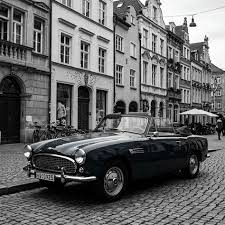
#> input picture Experiments/ImageProcessingTestBench/p9.jpeg, 225 x 225 px
$ python python9.py
#> lines starting #> are read from the running program, lines starting #| are printed output that depends on the picture; after the words box and inside, x2 and y2 are one past the last pixel; in counts of white or black regions, pixels touching at a corner belong together
import cv2
import numpy as np
import matplotlib.pyplot as plt
import tkinter as tk
from tkinter import filedialog

# 1. Open local file picker
root = tk.Tk()
root.withdraw()
print("Select your image for the Test Bench (e.g., the car or the mandrill)...")
image_path = filedialog.askopenfilename(title="Select Image",
                                        filetypes=[("Image files", "*.png *.jpg *.jpeg")])
#> the answer given: p9.jpeg

if not image_path:
    print("No file selected! Exiting...")
else:
    # Load original image
    img = cv2.imread(image_path)
#> img is the input picture: shape (225, 225, 3); mean B, G, R 102.8, 102.5, 102.2
    if img is None:
        print("Error: Could not load image.")
    else:
        # Standardize for the bench
        img = cv2.resize(img, (400, 400))
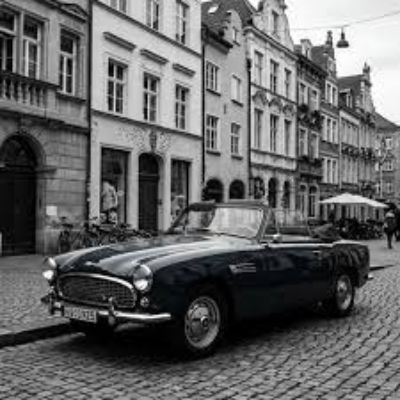
#> img: shape (400, 400, 3); mean B, G, R 102.7, 102.4, 102.1
        gray = cv2.cvtColor(img, cv2.COLOR_BGR2GRAY)

        # --- THE PIPELINE (Test Bench) ---

        # PIPIELINE STEP 1: Enhancement
        # Histogram Equalization to bring out details
        enhanced = cv2.equalizeHist(gray)
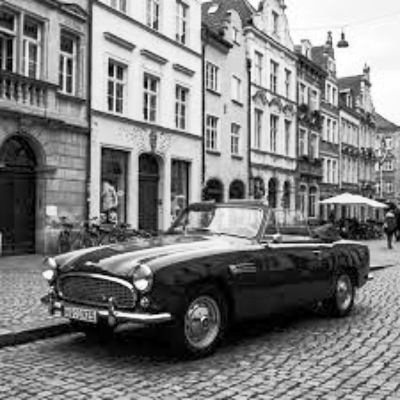
#> enhanced: shape (400, 400); min 0, max 255, mean 127.1

        # PIPELINE STEP 2: Neighbourhood Operation
        # Median Blur to remove any salt-and-pepper noise
        denoised = cv2.medianBlur(enhanced, 5)
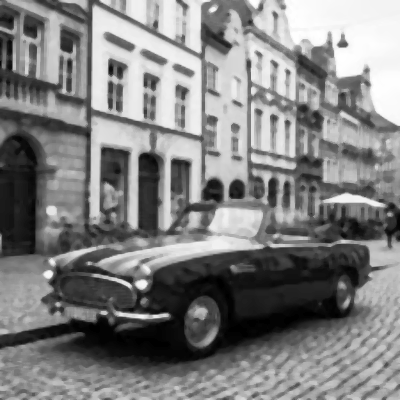
#> denoised: shape (400, 400); min 0, max 255, mean 127.8

        # PIPELINE STEP 3: Segmentation (The Final Goal)
        # Using Otsu's Automatic Thresholding as seen in your screenshot
        _, segmented = cv2.threshold(denoised, 0, 255, cv2.THRESH_BINARY + cv2.THRESH_OTSU)
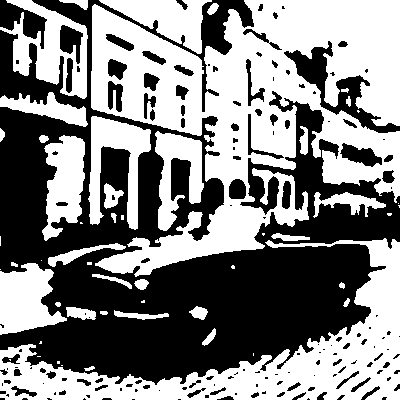
#> segmented: shape (400, 400); 52% white; 160 black regions (88 under 20 px), largest, box (x1, y1, x2, y2) and area: (0, 0, 400, 385) 66614, (284, 41, 400, 133) 2447, (0, 0, 47, 49) 1028

        # --- DISPLAY RESULTS (The 'Piping' View) ---
        titles = ['1. Source Image', '2. Enhanced (Histogram)',
                  '3. Denoised (Median)', '4. Final Segmentation']
        images = [gray, enhanced, denoised, segmented]

        plt.figure(figsize=(16, 10))
        for i in range(4):
            plt.subplot(2, 2, i+1)
            plt.imshow(images[i], cmap='gray')
            plt.title(titles[i])
            plt.axis('off')

        plt.tight_layout()
        plt.show()
